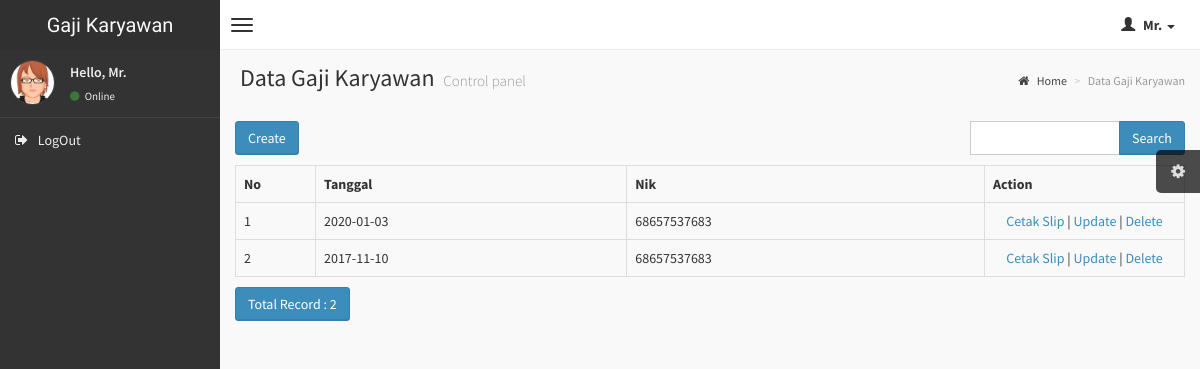
Page /index.php/gaji on the earlier database version.
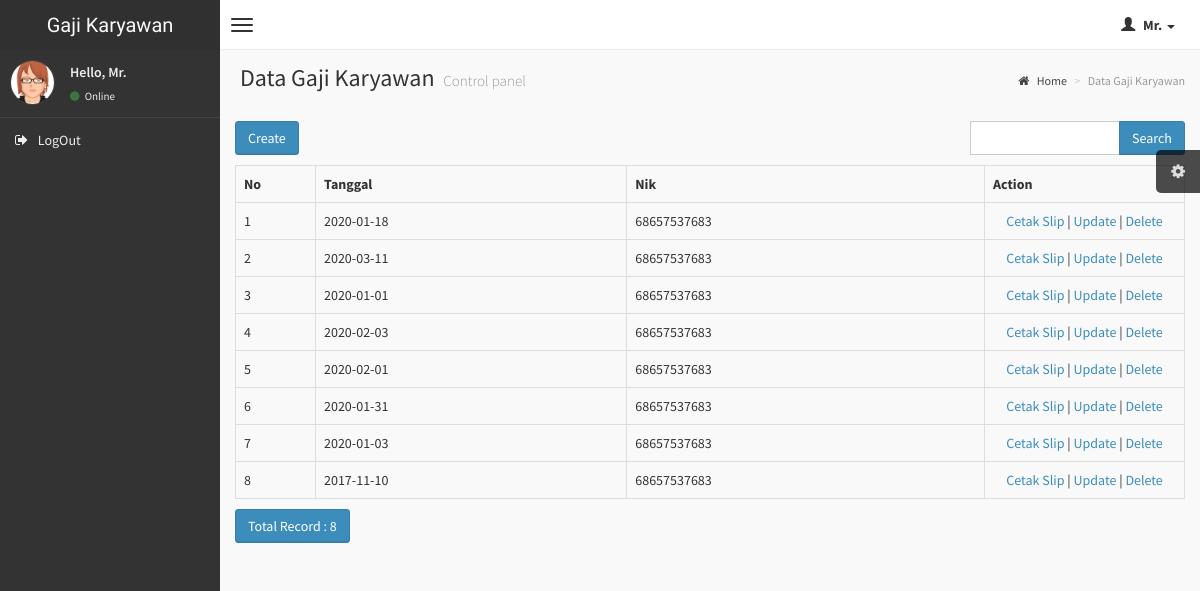
Same page on the later database version.
### tables this page shows
CREATE TABLE `gaji` (
  `id_gaji` int(11) NOT NULL,
  `tgl` date DEFAULT NULL,
  `nik` varchar(30) DEFAULT NULL,
  `konfirmasi` int(1) DEFAULT NULL,
  `kirim` int(1) DEFAULT NULL
);

### application/controllers/Gaji.php (called while the page is built, shortened)
<?php
class Gaji extends CI_Controller
{
    function __construct()
    {
        $this->load->model('Gaji_model');
        $this->load->library('form_validation');
    }
    public function index()
    {
        $q = urldecode($this->input->get('q', TRUE));
        $start = intval($this->input->get('start'));
        if ($q <> '') {
            $config['base_url'] = base_url() . 'gaji/index.html?q=' . urlencode($q);
            $config['first_url'] = base_url() . 'gaji/index.html?q=' . urlencode($q);
        } else {
            $config['base_url'] = base_url() . 'gaji/index.html';
            $config['first_url'] = base_url() . 'gaji/index.html';
        }
        $config['per_page'] = 10;
        $config['page_query_string'] = TRUE;
        $config['total_rows'] = $this->Gaji_model->total_rows($q);
        $gaji = $this->Gaji_model->get_limit_data($config['per_page'], $start, $q);
        $this->load->library('pagination');
        $this->pagination->initialize($config);
        $data = array(
            'gaji_data' => $gaji,
            'q' => $q,
            'pagination' => $this->pagination->create_links(),
            'total_rows' => $config['total_rows'],
            'start' => $start,
            'konten' => 'gaji/gaji_list',
            'judul' => 'Data Gaji Karyawan',
        );
        $this->load->view('v_index', $data);
    }
}

### index.php (called while the page is built, shortened)
<?php
require_once BASEPATH.'core/CodeIgniter.php';

### application/config/config.php (called while the page is built, shortened)
<?php
$config['base_url'] = "http://".$_SERVER['HTTP_HOST'];
$config['base_url'] .= preg_replace('@/+$@','',dirname($_SERVER['SCRIPT_NAME'])).'/';
$config['index_page'] = '';
$config['uri_protocol']	= 'REQUEST_URI';
$config['url_suffix'] = '.html';
$config['language']	= 'english';
$config['charset'] = 'UTF-8';
$config['enable_hooks'] = FALSE;
$config['subclass_prefix'] = 'MY_';
$config['composer_autoload'] = FALSE;
$config['permitted_uri_chars'] = 'a-z 0-9~%.:_\-';
$config['enable_query_strings'] = FALSE;
$config['controller_trigger'] = 'c';
$config['function_trigger'] = 'm';
$config['directory_trigger'] = 'd';
$config['allow_get_array'] = TRUE;
$config['log_threshold'] = 0;
$config['log_path'] = '';
$config['log_file_extension'] = '';
$config['log_file_permissions'] = 0644;
$config['log_date_format'] = 'Y-m-d H:i:s';
$config['error_views_path'] = '';
$config['cache_path'] = '';
$config['cache_query_string'] = FALSE;
$config['encryption_key'] = 'gfjfgjfgsg564674';
$config['sess_driver'] = 'files';
$config['sess_cookie_name'] = 'ci_session';
$config['sess_expiration'] = 7200;
$config['sess_save_path'] = NULL;
$config['sess_match_ip'] = FALSE;
$config['sess_time_to_update'] = 300;
$config['sess_regenerate_destroy'] = FALSE;
$config['cookie_prefix']	= '';
$config['cookie_domain']	= '';
$config['cookie_path']		= '/';
$config['cookie_secure']	= FALSE;
$config['cookie_httponly'] 	= FALSE;
$config['standardize_newlines'] = FALSE;
$config['global_xss_filtering'] = FALSE;
$config['csrf_protection'] = FALSE;
$config['csrf_token_name'] = 'csrf_test_name';
$config['csrf_cookie_name'] = 'csrf_cookie_name';
$config['csrf_expire'] = 7200;
$config['csrf_regenerate'] = TRUE;
$config['csrf_exclude_uris'] = array();
$config['compress_output'] = FALSE;
$config['time_reference'] = 'local';
$config['rewrite_short_tags'] = FALSE;
$config['proxy_ips'] = '';

### application/models/Gaji_model.php (called while the page is built, shortened)
<?php
class Gaji_model extends CI_Model
{
    public $table = 'gaji';
    public $id = 'id_gaji';
    public $order = 'DESC';
    function total_rows($q = NULL) {
        $this->db->like('id_gaji', $q);
	$this->db->or_like('tgl', $q);
	$this->db->or_like('nik', $q);
	$this->db->from($this->table);
        return $this->db->count_all_results();
    }
    function get_limit_data($limit, $start = 0, $q = NULL) {
        $this->db->order_by($this->id, $this->order);
        $this->db->like('id_gaji', $q);
	$this->db->or_like('tgl', $q);
	$this->db->or_like('nik', $q);
	$this->db->limit($limit, $start);
        return $this->db->get($this->table)->result();
    }
}

### application/views/gaji/gaji_list.php (the view, shortened to what this page needs)
<div class="row" style="margin-bottom: 10px">
            <div class="col-md-4">
                <?php echo anchor(site_url('gaji/create'),'Create', 'class="btn btn-primary"'); ?>
            </div>
            <div class="col-md-4 text-center">
            </div>
            <div class="col-md-1 text-right">
            </div>
            <div class="col-md-3 text-right">
                <form action="<?php echo site_url('gaji/index'); ?>" class="form-inline" method="get">
                    <div class="input-group">
                        <input type="text" class="form-control" name="q" value="<?php echo $q; ?>">
                        <span class="input-group-btn">
                          <button class="btn btn-primary" type="submit">Search</button>
                        </span>
                    </div>
                </form>
            </div>
        </div>
        <table class="table table-bordered" style="margin-bottom: 10px">
            <tr>
                <th>No</th>
        <th>Tanggal</th>
        <th>Nik</th>
        <th>Action</th>
            </tr><?php
            foreach ($gaji_data as $gaji)
            {
                ?>
                <tr>
            <td width="80px"><?php echo ++$start ?></td>
            <td><?php echo $gaji->tgl ?></td>
            <td><?php echo $gaji->nik ?></td>
            <td style="text-align:center" width="200px">
                <?php
                echo anchor(site_url('app/slip_gaji/'.$gaji->nik.'/'.$gaji->tgl),'Cetak Slip');
                echo ' | ';
                echo anchor(site_url('gaji/update/'.$gaji->id_gaji),'Update');
                echo ' | ';
                echo anchor(site_url('gaji/delete/'.$gaji->id_gaji),'Delete','onclick="javasciprt: return confirm(\'Are You Sure ?\')"');
                ?>
            </td>
        </tr>
                <?php
            }
            ?>
        </table>
        <div class="row">
            <div class="col-md-6">
                <a href="#" class="btn btn-primary">Total Record : <?php echo $total_rows ?></a>
        </div>
            <div class="col-md-6 text-right">
            </div>
        </div>

### application/views/v_index.php (shortened to what this page needs)
<!DOCTYPE html>
<html>
    <head>
        <link href="assets/css/bootstrap.min.css" rel="stylesheet" type="text/css" />
        <link href="assets/css/font-awesome.min.css" rel="stylesheet" type="text/css" />
        <link href="assets/css/ionicons.min.css" rel="stylesheet" type="text/css" />
        <link href="assets/css/AdminLTE.css" rel="stylesheet" type="text/css" />
    </head>
    <body class="skin-black fixed">
        <?php include 'header.php'; ?>
        <div class="wrapper row-offcanvas row-offcanvas-left">
            <?php include 'aside.php'; ?>
            <aside class="right-side">
                <section class="content-header">
                    <h1>
                        <?php echo $judul; ?>
                        <small>Control panel</small>
                    </h1>
                    <ol class="breadcrumb">
                        <li><a href="#"><i class="fa fa-home"></i> Home</a></li>
                        <li class="active"><?php echo $judul; ?></li>
                    </ol>
                </section>
                <section class="content">
                    <?php include $konten.'.php'; ?>
                </section>
            </aside>
        </div>
    </body>
</html>

### application/views/header.php (shortened to what this page needs)
<header class="header">
            <a href="http://sejahteramitrasolusi.com/" class="logo">
                Gaji Karyawan
            </a>
            <nav class="navbar navbar-static-top" role="navigation">
                <a href="#" class="navbar-btn sidebar-toggle" data-toggle="offcanvas" role="button">
                    <span class="icon-bar"></span>
                    <span class="icon-bar"></span>
                    <span class="icon-bar"></span>
                </a>
                <div class="navbar-right">
                    <ul class="nav navbar-nav">
                        <li class="dropdown user user-menu">
                            <a href="#" class="dropdown-toggle" data-toggle="dropdown">
                                <i class="glyphicon glyphicon-user"></i>
                                <span>Mr. <?php echo $this->session->userdata('username'); ?> <i class="caret"></i></span>
                            </a>
                        </li>
                    </ul>
                </div>
            </nav>
        </header>

### application/views/aside.php (shortened to what this page needs)
<aside class="left-side sidebar-offcanvas">
                <section class="sidebar">
                    <div class="user-panel">
                        <div class="pull-left image">
                            <img src="assets/img/avatar3.png" class="img-circle" alt="User Image" />
                        </div>
                        <div class="pull-left info">
                            <p>
                                <?php
                                if ($this->session->userdata('username') == 'admin') {
                                    ?>
                                    <a href="app/profiladmin/<?php echo $this->session->userdata('id_user'); ?>">
                                Hello, Mr. <?php echo $this->session->userdata('username'); ?></a>
                                    <?php
                                } else {
                                 ?>
                                <a href="app/profiluser/<?php echo $this->session->userdata('id_user'); ?>">
                                Hello, Mr. <?php echo $this->session->userdata('username'); ?></a>
                                <?php } ?>
                            </p>
                            <a href="#"><i class="fa fa-circle text-success"></i> Online</a>
                        </div>
                    </div>
                    <ul class="sidebar-menu">
                        <li>
                            <a href="app/logout">
                                <i class="fa fa-sign-out"></i> <span>LogOut</span>
                            </a>
                        </li>
                    </ul>
                </section>
            </aside>

Differences in the rows shown:
added gaji: tgl "2020-01-18", nik "68657537683", nik+tgl "Cetak Slip", id_gaji "Update", id_gaji "Delete"
added gaji: tgl "2020-03-11", nik "68657537683", nik+tgl "Cetak Slip", id_gaji "Update", id_gaji "Delete"
added gaji: tgl "2020-01-01", nik "68657537683", nik+tgl "Cetak Slip", id_gaji "Update", id_gaji "Delete"
added gaji: tgl "2020-02-03", nik "68657537683", nik+tgl "Cetak Slip", id_gaji "Update", id_gaji "Delete"
added gaji: tgl "2020-02-01", nik "68657537683", nik+tgl "Cetak Slip", id_gaji "Update", id_gaji "Delete"
added gaji: tgl "2020-01-31", nik "68657537683", nik+tgl "Cetak Slip", id_gaji "Update", id_gaji "Delete"
Other differences:
$total_rows: "2" → "8"
